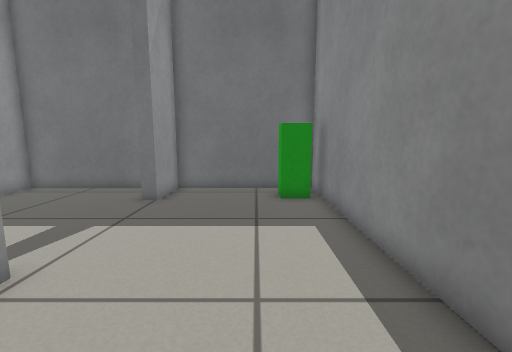
View 1 (above)

18 first-person views from a walk through a Gazebo world. The camera is 0.59 m above the floor, tilts 8° down and sees 90° across. The floor is counted in squares, 0.25 m on a side. Each view is taken from the middle of a square. On the plan, view 1 faces up. The plan holds only what a view shows up to about 17 squares ahead; the rest is blank.

View 2
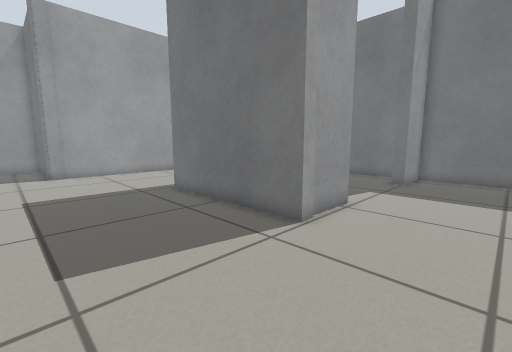

View 3
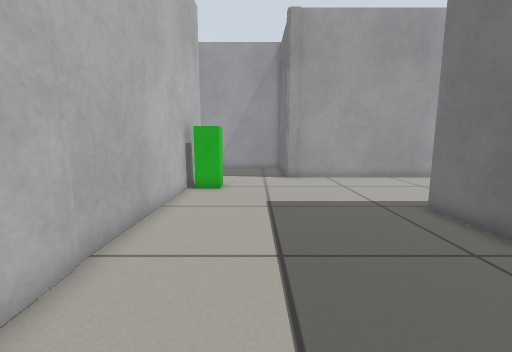

View 4
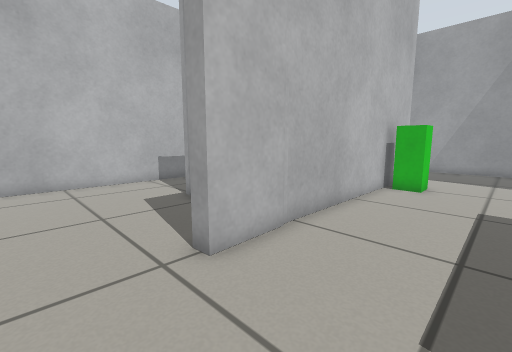

View 5
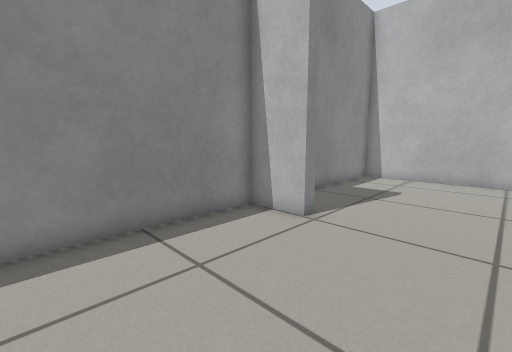

View 6
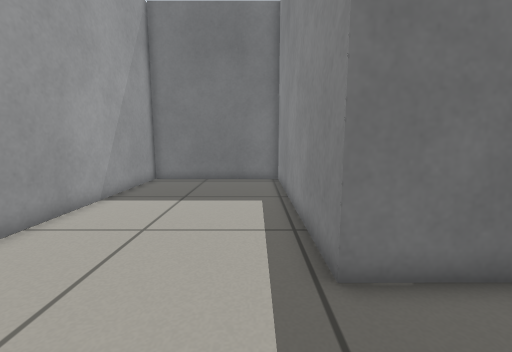

View 7
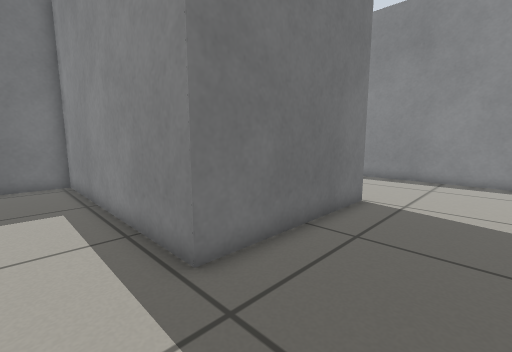

View 8
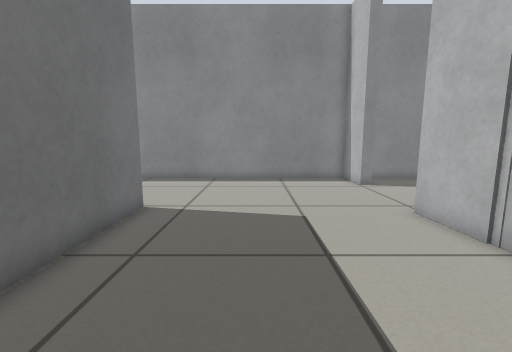

View 9
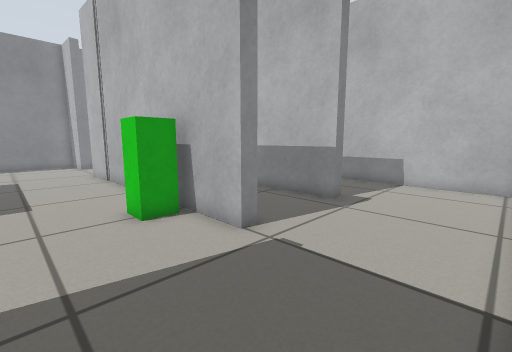

View 10
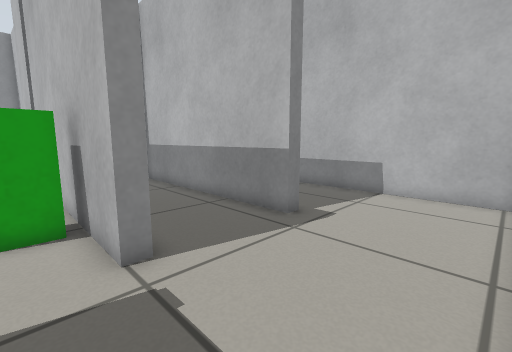

View 11
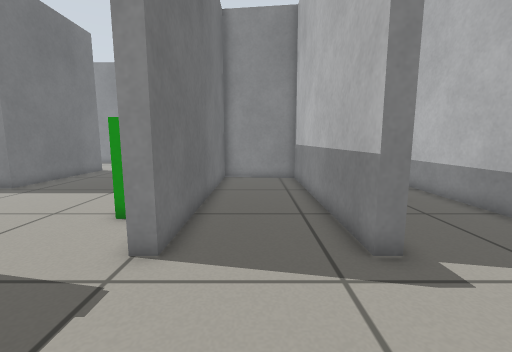

View 12
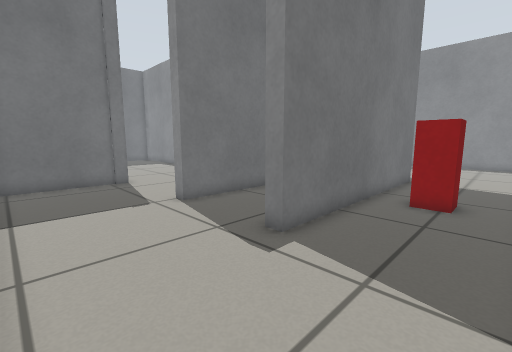

View 13
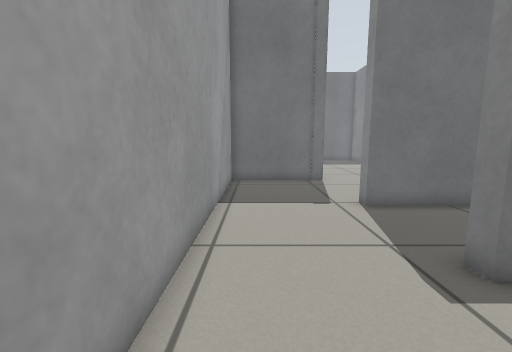

View 14
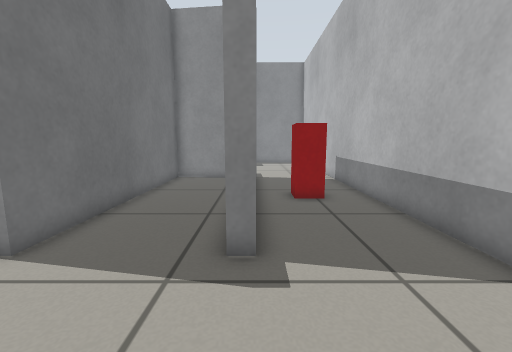

View 15
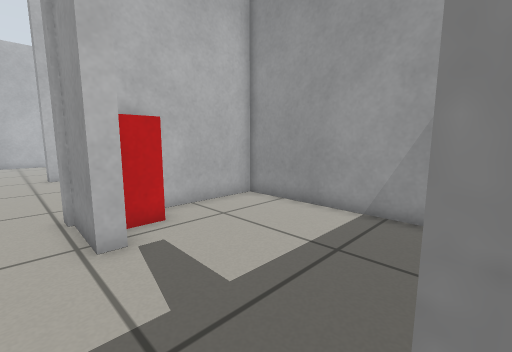

View 16
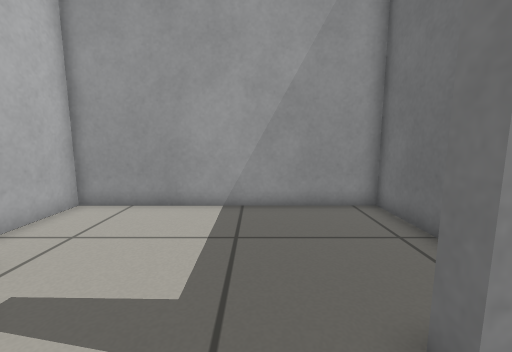

View 17
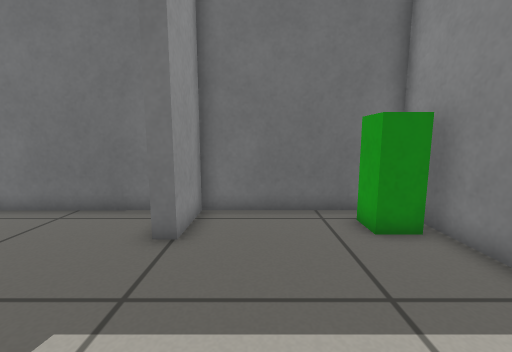

View 18
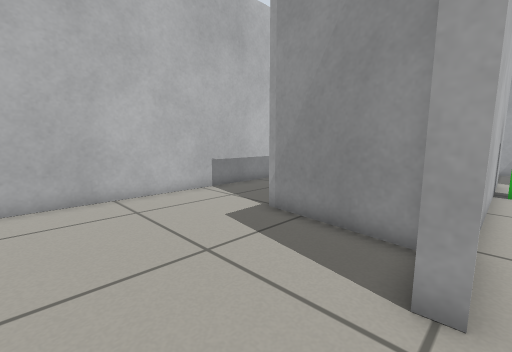

### Floor plan
Points are (right, up) in squares from view 1. A wall is a line through its corners. A room is listed if a view was taken in it or the views show most of it. See-through windows are left out.
Room 1 (views 1, 2, 3, 4, 5, 6, 7, 8, 15, 16, 17, 18)
walls: (-4.1, 1.7) (-4.1, 1) (-11.6, 1) (-11.6, 12.4) (-19.1, 12.4) (-19.1, -3); (-4.2, 4.1) (-4.3, 1.6); (-14.6, -8.4) (-4.8, -8.4) (-4.8, -8.8); (0.4, -9.2) (0.4, -8.4) (2.8, -8.4) (2.8, 12.4) (-3.8, 12.4) (-3.9, 9.8) (-4.5, 9.8); (-19.1, -8.4) (-16.4, -8.4)
ways out: opening at (-19, -6) to room 2; opening at (-2, -9) to room 4; opening at (-4, 7) to room 5
objects: green post (-16, -8) to (-15, -7); green post (1, 10) to (2, 11)
Room 2 (views 9, 10)
walls: (-19.1, -3) (-24.4, -3) (-24.4, -8.4)
ways out: opening at (-19, -6) to room 1; opening at (-22, -9) to room 3
Room 3 (views 11, 14)
walls: (-19.1, -14) (-19.1, -13.4) (-8.2, -13.4) (-7.7, -9) (-19.1, -9) (-19.1, -8.4); (-24.4, -8.4) (-24.4, -14.6)
ways out: opening at (-22, -9) to room 2; opening at (-22, -14) to room 4
Room 4 (views 12, 13)
walls: (-7.1, -9.2) (-7.7, -14) (-19.1, -14); (-24.4, -14.6) (-24.4, -16.8); (-24.3, -18.8) (2.8, -18.8) (2.8, -10.1)
ways out: opening at (-2, -9) to room 1; opening at (-22, -14) to room 3
objects: red post (-14, -17) to (-13, -16)
Room 5 (no view inside)
walls: (-4.9, 4.1) (-4.2, 4.1); (-5.1, 12.4) (-11.1, 12.4) (-11.1, 1.6) (-5.6, 1.6)
ways out: opening at (-4, 7) to room 1
objects: red post (-6, 2) to (-6, 3)

Positions as (right, up) in squares from view 1, and headings:
1: (0, 0), facing up
2: (0, -5), facing up-left
3: (-3, -5), facing left
4: (-2, -4), facing down-left
5: (-4, -2), facing down-right
6: (-13, -3), facing up
7: (-14, -3), facing up-right
8: (-13, -3), facing right
9: (-24, -4), facing down-right
10: (-24, -7), facing down-right
11: (-24, -11), facing right
12: (-24, -18), facing up-right
13: (-23, -18), facing up
14: (-24, -14), facing right
15: (-3, 10), facing down-left
16: (-2, 8), facing left
17: (-2, 4), facing up
18: (-1, -8), facing down-left
